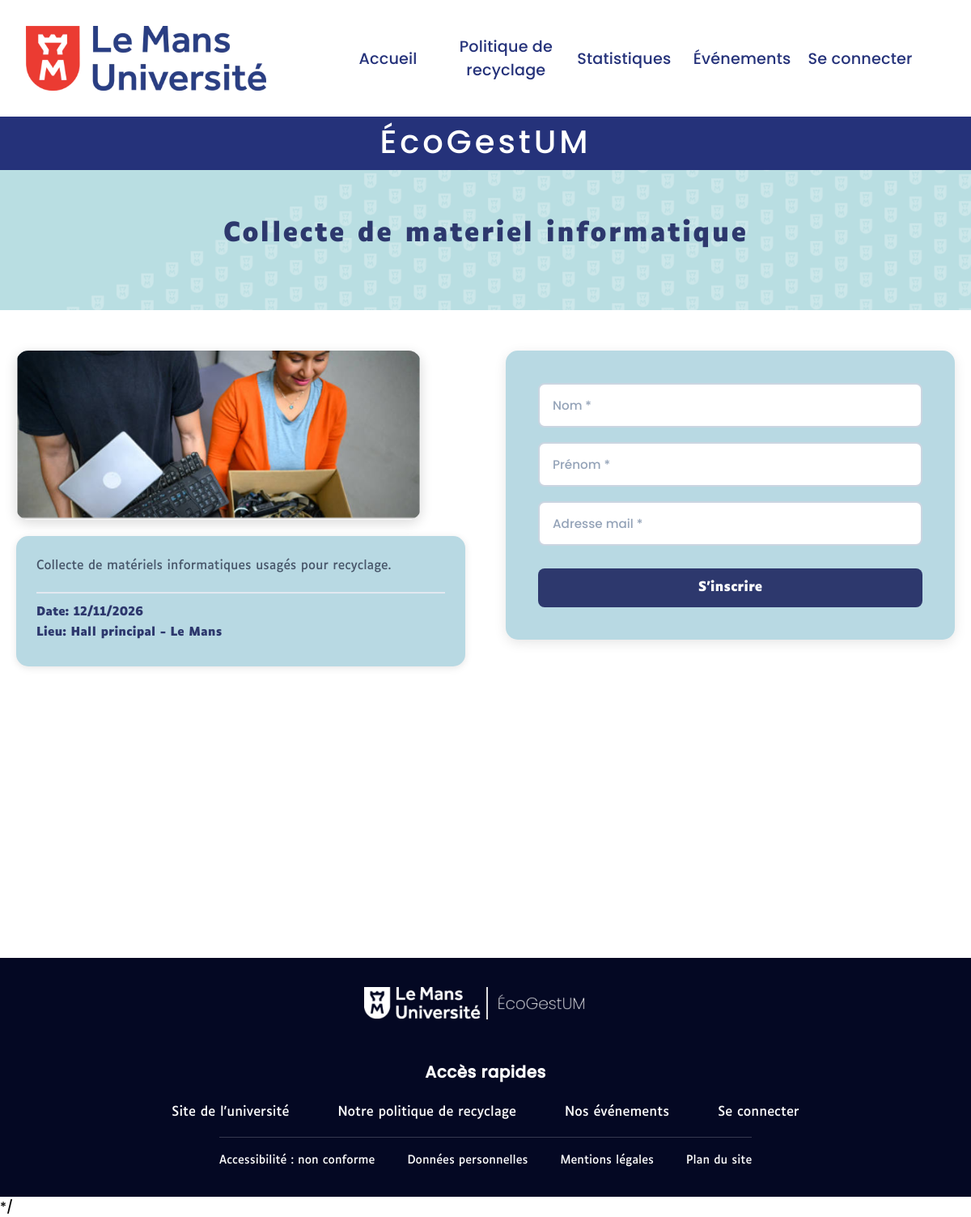
/index.php?action=inscription&id=2, run on the app's committed database.
### tables this page shows
CREATE TABLE EVENEMENT (
Id_evenement INT NOT NULL AUTO_INCREMENT,
Nom_evenement VARCHAR(255) DEFAULT NULL,
Localisation_evenement VARCHAR(255) DEFAULT NULL,
Date_evenement DATE DEFAULT NULL,
Id_categorie_evenement INT NOT NULL,
Id_utilisateur INT NOT NULL,
Description VARCHAR(255) DEFAULT NULL,
PRIMARY KEY (Id_evenement),
KEY fk_evenement_categorie (Id_categorie_evenement),
KEY fk_evenement_utilisateur (Id_utilisateur),
CONSTRAINT fk_evenement_categorie FOREIGN KEY (Id_categorie_evenement) REFERENCES CATEGORIE_EVENEMENT (Id_categorie_evenement),
CONSTRAINT fk_evenement_utilisateur FOREIGN KEY (Id_utilisateur) REFERENCES UTILISATEUR (Id_utilisateur)
);

### controllers/Inscription.php (called while the page is built, shortened)
<?php
include "models/gererEvenement.php";
$evenement = getInfoEvent($conn, $_GET['id']);
include "views/header.php";
include "views/inscription.php";
include "views/footer.php";
?>

### models/gererEvenement.php (called while the page is built, shortened)
<?php
function getInfoEvent($conn, $id) {
    $stmt = $conn->prepare(
        'SELECT e.*,
                (SELECT Url_image
                 FROM IMAGE_EVENEMENT
                 WHERE Id_evenement = e.Id_evenement LIMIT 1) as Url_image
         FROM Evenement e
         WHERE e.Id_evenement = ?'
    );
    $stmt->bind_param("i", $id);
    $stmt->execute();
    $result = $stmt->get_result();
    return $result->fetch_assoc();
}
?>

### views/inscription.php (the view, shortened to what this page needs)
<link rel="stylesheet" href="assets/css/StyleInscriptionEvent.css?v=<?= time() ?>">
<div class="inscription-banner">
    <h1><?= htmlspecialchars($evenement['Nom_evenement']) ?></h1>
</div>
<div class="evenements-conteneur">
  <?php if (isset($evenement) && $evenement): ?>
    <div class="evenement-ligne">
      <div class="evenement-gauche">
        <?php if (!empty($evenement['Url_image'])): ?>
          <img src="<?= htmlspecialchars($evenement['Url_image']) ?>"
               alt="<?= htmlspecialchars($evenement['Nom_evenement']) ?> illustration">
        <?php else: ?>
          <div class="image-placeholder">📅</div>
        <?php endif; ?>
        <div class="event-info-box">
          <p><?= htmlspecialchars($evenement['Description']) ?></p>
          <div class="event-info">
            <div class="event-date">
              <strong>Date:</strong> <?= date('d/m/Y', strtotime($evenement['Date_evenement'])) ?>
            </div>
            <div class="event-location">
              <strong>Lieu:</strong> <?= htmlspecialchars($evenement['Localisation_evenement']) ?>
            </div>
          </div>
        </div>
      </div>
      <div class="evenement-details">
        <form class="formulaire-inscription" method="post" action="?action=inscription&id=<?= $evenement['Id_evenement'] ?>" id="formInscription">
          <input type="text" name="nom" placeholder="Nom *" required>
          <input type="text" name="prenom" placeholder="Prénom *" required>
          <input type="email" name="email" placeholder="Adresse mail *" required>
          <button type="submit">S'inscrire</button>
        </form>
      </div>
    </div>
  <?php endif; ?>
</div>

### assets/css/style.css (style rules this page uses)
* { margin: 0; font-family: 'Luciole','Montserrat', 'Arial'; }

### assets/css/StyleInscriptionEvent.css (style rules this page uses)
* { margin: 0; padding: 0; box-sizing: border-box; }
.inscription-banner { background: url('../backgroundlight.png') center/cover; padding: 60px 20px; text-align: center; position: relative; isolation: isolate; }
.inscription-banner::before { content: ''; position: absolute; inset: 0; background: url('bacjkgroundlight.png') center/cover; z-index: 0; }
.inscription-banner h1, .inscription-banner h2 { position: relative; z-index: 1; color: #2d386d; }
.inscription-banner h1 { font-size: 2rem; font-weight: 700; letter-spacing: 2px; margin-bottom: 15px; }
.evenements-conteneur { min-height: 100vh; background: white; padding: 50px 20px; }
.evenement-ligne { max-width: 1200px; margin: 0 auto; display: flex; gap: 50px; align-items: flex-start; }
.evenement-gauche { flex: 1; display: flex; flex-direction: column; gap: 20px; }
.evenement-gauche img { width: 100%; max-width: 500px; height: auto; border-radius: 15px; box-shadow: 0 4px 15px rgba(0, 0, 0, 0.15); }
.event-info-box { background: #B8D9E3; padding: 25px; border-radius: 15px; box-shadow: 0 2px 10px rgba(0, 0, 0, 0.1); }
.event-info-box p { font-size: 0.95rem; color: #475569; line-height: 1.6; margin-bottom: 20px; }
.event-info { padding-top: 15px; border-top: 2px solid #e2e8f0; }
.event-date, .event-location { font-size: 0.9rem; color: #2d386d; font-weight: 600; margin-bottom: 8px; }
.event-date strong, .event-location strong { font-weight: 700; }
.evenement-details { flex: 1; }
.formulaire-inscription { background: #B8D9E3; padding: 40px; border-radius: 15px; box-shadow: 0 4px 15px rgba(0, 0, 0, 0.1); display: flex; flex-direction: column; gap: 18px; }
.formulaire-inscription input { padding: 14px 16px; border: 2px solid #cbd5e1; border-radius: 8px; font-size: 0.95rem; font-family: 'Poppins', sans-serif; outline: none; transition: border-color 0.3s; }
.formulaire-inscription input::placeholder { color: #94a3b8; }
.formulaire-inscription button { background: #2d386d; color: white; font-weight: 700; font-size: 1rem; padding: 14px; border: none; border-radius: 8px; cursor: pointer; margin-top: 10px; transition: background 0.3s; }

### data on the page
evenement: Nom_evenement "Collecte de materiel informatique", Description "Collecte de matériels informatiques usagés pour recyclage.", Date_evenement "12/11/2026", Localisation_evenement "Hall principal - Le Mans"
